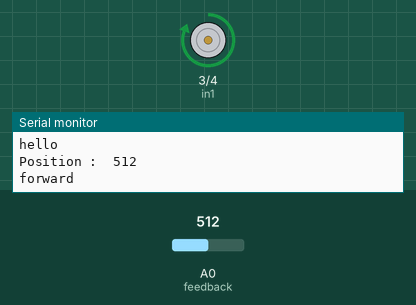
Bench run of a sketch on a simulated Arduino Uno, built with avr-gcc and run on an emulated ATmega328P. Parts: motor-driver pin pairs drawn as motors (green arrow = first pin HIGH = forward, orange = second pin HIGH = backward, longer = more drive, scaled by the enable pin), the last lines printed to the serial monitor. Inputs (shaded band) come from the test bench; at power-on: A0 (feedback) = 512.

Above: at 4.5 s.
At 9.5 s:
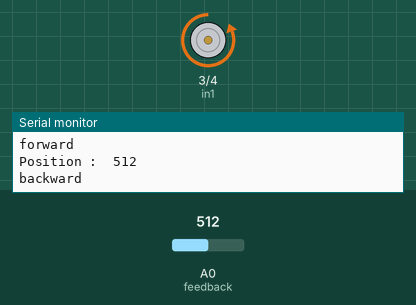
Timing chart, 0 to 15.0 s (numbered marks = the images above):
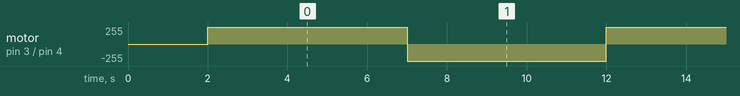

Measured:
- by itself, motor on pin 3 (in1) / pin 4 (in2): alternates forward 255/255 for 5.0 s and backward 255/255 for 5.0 s

The sketch:

Test1_Moteur_Epaule_2.ino
```cpp
/*
 *Test AVentura 27-02-2020
 *
 *
*/

const int feedback = A0;

const int enable = 2;  //motor pwm pin
const int in1 = 3;  //motor direction pin1
const int in2 = 4;  //motor direction pin2


void setup()
{
  pinMode(feedback, INPUT);

  pinMode(enable, OUTPUT);
  pinMode(in1, OUTPUT);
  pinMode(in2, OUTPUT);

  digitalWrite(in1,LOW);
  digitalWrite(in2,LOW);
  analogWrite(enable,0);
  Serial.begin(9600);
  Serial.println("hello");
  delay(2000);

}

void loop()
{


  Serial.print("Position :  ");
  Serial.println(analogRead(feedback));
  Serial.println("forward");
  digitalWrite(in1,HIGH);
  digitalWrite(in2,LOW);
  analogWrite(enable,255);
  delay(5000);
  Serial.print("Position :  ");
  Serial.println(analogRead(feedback));
  Serial.println("backward");
  digitalWrite(in1,LOW);
  digitalWrite(in2,HIGH);
  analogWrite(enable,255);
  delay(5000);


}
```
